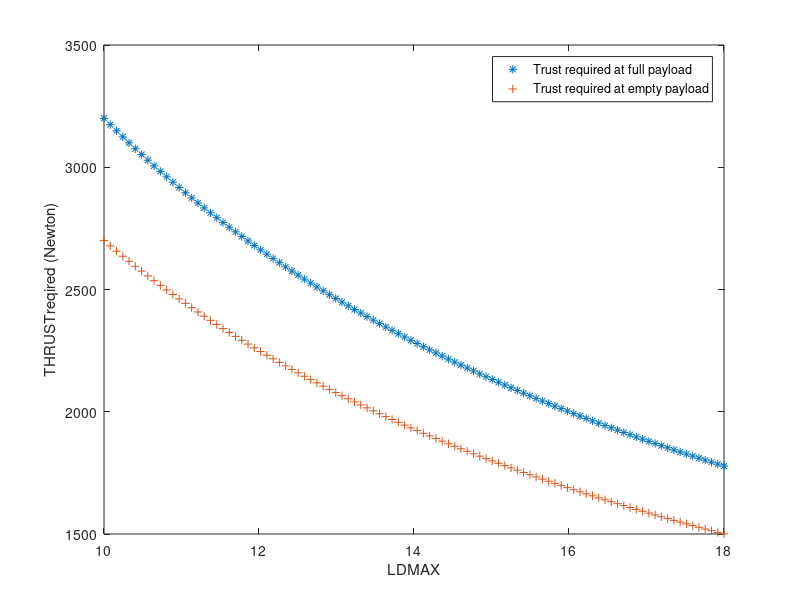

Source code (MATLAB):
%{
for WemptyWgross=WemptyWgross(1,:)
    A =1-WfuelWgross-WemptyWgross
    A(WemptyWgross)=A
end


a=10
b=10
for i=1:10
    s=a+b;
    s(i)=s;
end
 disp(s)

 %}

% CAlculation and ploting of thrust required

Totalweightwithpayload= 32000
LDMAX=linspace(10,18,100)
TRUSTreq1=[]
for i=1:length(LDMAX)
    TrustRequired1=Totalweightwithpayload/(LDMAX(i))
    TRUSTreq1(i)=TrustRequired1
end
disp(TRUSTreq1)

plot(LDMAX,TRUSTreq1,'*')
xlabel('LDMAX')
ylabel('THRUSTreqired (Newton)')
hold on

Totalweightwithoutpayload= 27000
LDMAX=linspace(10,18,100)
TRUSTreq2=[]
for i=1:length(LDMAX)
    TrustRequired2=Totalweightwithoutpayload/(LDMAX(i))
    TRUSTreq2(i)=TrustRequired2
end
disp(TRUSTreq2)

plot(LDMAX,TRUSTreq2,'+')
xlabel('LDMAX')
ylabel('THRUSTreqired (Newton)')
legend('Trust required at full payload','Trust required at empty payload')
